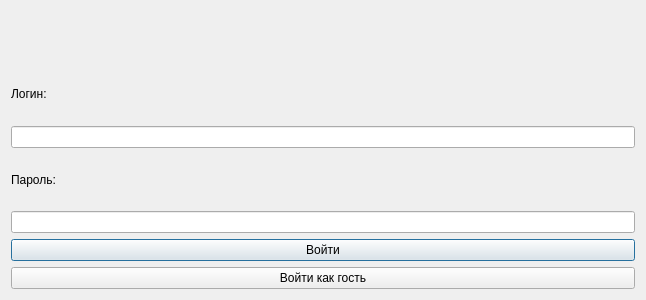
<?xml version="1.0" encoding="UTF-8"?>
<ui version="4.0">
 <class>Dialog</class>
 <widget class="QDialog" name="Dialog">
  <property name="geometry">
   <rect>
    <x>0</x>
    <y>0</y>
    <width>646</width>
    <height>300</height>
   </rect>
  </property>
  <property name="windowTitle">
   <string>Авторизация</string>
  </property>
  <layout class="QGridLayout" name="gridLayout_2">
   <item row="0" column="0">
    <layout class="QGridLayout" name="gridLayout">
     <item row="0" column="0">
      <layout class="QVBoxLayout" name="verticalLayout">
       <item alignment="Qt::AlignHCenter|Qt::AlignVCenter">
        <widget class="QLabel" name="label">
         <property name="maximumSize">
          <size>
           <width>80</width>
           <height>80</height>
          </size>
         </property>
         <property name="text">
          <string/>
         </property>
         <property name="pixmap">
          <pixmap>../../../Downloads/Прил_ОЗ_КОД 09.02.07-2-2026 (2)/БУ/Модуль 1/Прил_2_ОЗ_КОД 09.02.07-2-2026-М1/import/Icon.png</pixmap>
         </property>
         <property name="scaledContents">
          <bool>true</bool>
         </property>
        </widget>
       </item>
       <item>
        <widget class="QLabel" name="label_2">
         <property name="text">
          <string>Логин:</string>
         </property>
        </widget>
       </item>
       <item>
        <widget class="QLineEdit" name="line_login">
         <property name="text">
          <string/>
         </property>
        </widget>
       </item>
       <item>
        <widget class="QLabel" name="label_3">
         <property name="text">
          <string>Пароль:</string>
         </property>
        </widget>
       </item>
       <item>
        <widget class="QLineEdit" name="line_password">
         <property name="text">
          <string/>
         </property>
        </widget>
       </item>
       <item>
        <widget class="QPushButton" name="login_button">
         <property name="text">
          <string>Войти</string>
         </property>
        </widget>
       </item>
       <item>
        <widget class="QPushButton" name="guest_button">
         <property name="text">
          <string>Войти как гость</string>
         </property>
        </widget>
       </item>
      </layout>
     </item>
    </layout>
   </item>
  </layout>
 </widget>
 <resources/>
 <connections/>
</ui>
